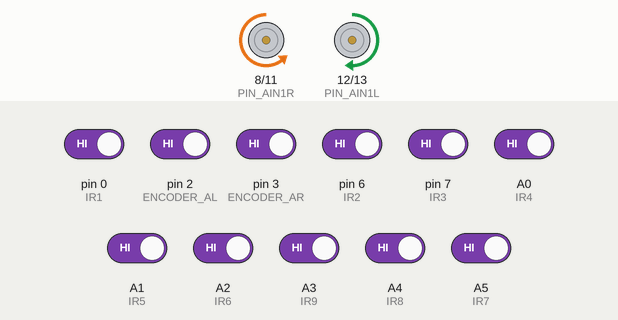
This sketch was run on a simulated Arduino Uno, built with avr-gcc and run on an emulated ATmega328P. On the bench: motor-driver pin pairs drawn as motors (green arrow = first pin HIGH = forward, orange = second pin HIGH = backward, longer = more drive, scaled by the enable pin). The inputs (shaded band) are chosen by the test bench; at power-on: A0 (IR4), A1 (IR5), A2 (IR6), A3 (IR9), A4 (IR8), A5 (IR7), pin 0 (IR1), pin 2 (ENCODER_AL), pin 3 (ENCODER_AR), pin 6 (IR2), pin 7 (IR3) HIGH.

Above: at 1.2 s.
1.3 s: A2 (IR6) driven LOW
At 2.23 s:
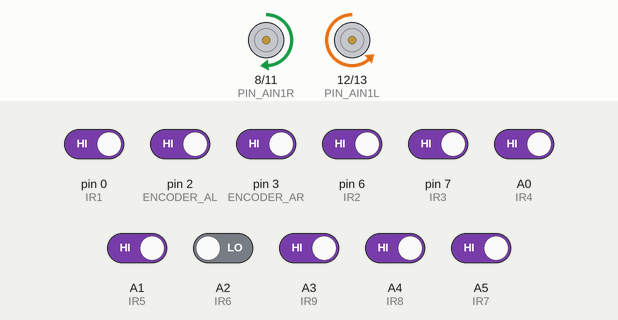
4.3 s: pin 0 (IR1) driven LOW
At 4.62 s:
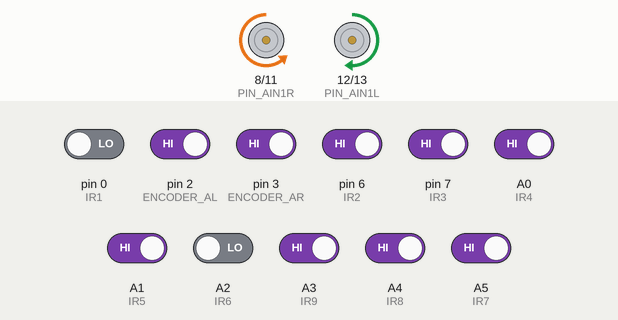
7.3 s: A3 (IR9) driven LOW
At 8.11 s:
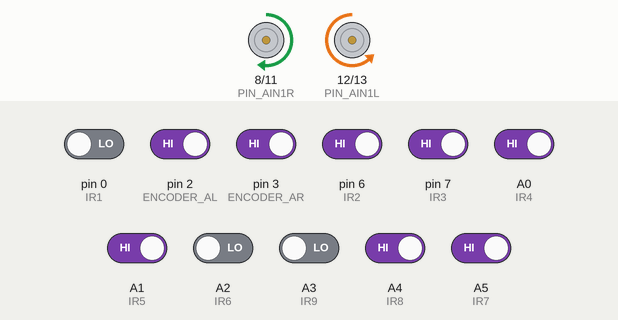
10.3 s: pin 6 (IR2) driven LOW
At 10.49 s:
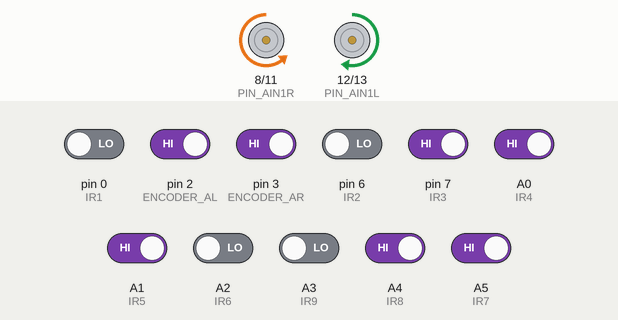
13.3 s: A4 (IR8) driven LOW
At 13.62 s:
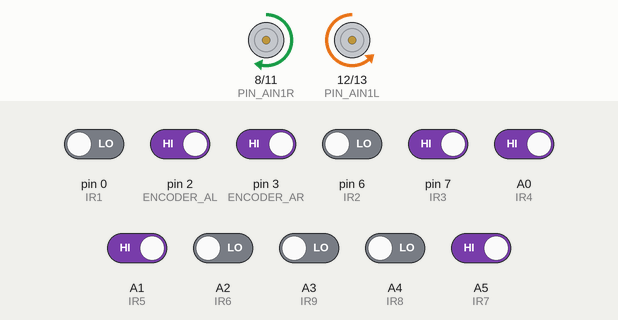
16.3 s: pin 7 (IR3) driven LOW
Timing chart, 0 to 19.9 s (numbered marks = the images above; inputs shaded):
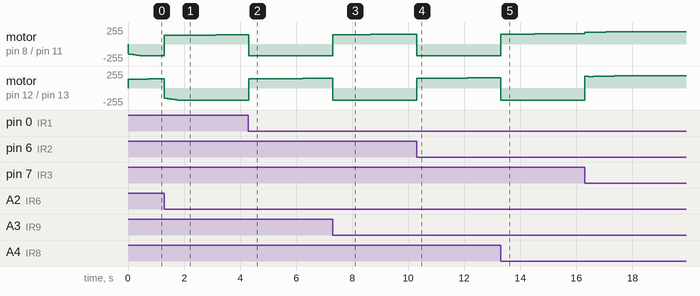

Measured:
- after the input at 1.3 s, motor on pin 8 (PIN_AIN1R) / pin 11 (PIN_AIN2R): moves from backward 178/255 to forward 139/255 over 2.9 s, starting at once
- after the input at 4.3 s, motor on pin 12 (PIN_AIN1L) / pin 13 (PIN_AIN2L): moves from backward 181/255 to forward 145/255 over 2.7 s, starting at once
- after the input at 7.3 s, motor on pin 8 (PIN_AIN1R) / pin 11 (PIN_AIN2R): moves from backward 178/255 to forward 147/255 over 2.8 s, starting at once
- after the input at 10.3 s, motor on pin 12 (PIN_AIN1L) / pin 13 (PIN_AIN2L): moves from backward 181/255 to forward 154/255 over 2.9 s, starting at once
- after the input at 13.3 s, motor on pin 8 (PIN_AIN1R) / pin 11 (PIN_AIN2R): moves from backward 178/255 to forward 155/255 over 2.7 s, starting at once

The sketch:

XunXian_L298_CCD.ino
```cpp
#include <MsTimer2.h>

#define PIN_PWMR 9
#define PIN_AIN2R 11
#define PIN_AIN1R 8
#define ENCODER_AR 3//引发中断
#define ENCODER_BR 5

#define PIN_PWML 10
#define PIN_AIN2L 13
#define PIN_AIN1L 12
#define ENCODER_AL 2//引发中断
#define ENCODER_BL 4
//XY
//红外
#define IR1 0
#define IR2 6
#define IR3 7
#define IR4 A0
#define IR5 A1
#define IR6 A2
#define IR7 A5
#define IR8 A4
#define IR9 A3

#define MAX_TotalSpeed 100000
#define MAX_Motor_Vol 255
#define MAX_deltaVoltL 30//最大左轮修正电压
#define MAX_deltaVoltR 30//最大右轮修正电压


#define GET_SPEED_PERIOD_MS 20

#define RightRatio 1//抵消轮子半径的误差
#define SpeedP (0.05 / 1000000) //每次调整速度的乘数

enum MOTOR_SYNC_MODE {SyncOff, SyncOn} motorSyncMode;//左右电动机同步模式

volatile long encoderValR = 0;
volatile long encoderValL = 0;

volatile long lastEncoderValR = 0;
volatile long lastEncoderValL = 0;

unsigned long lastT = 0;//上次loop微秒值
unsigned long dt = 0;//时间微分，单位微秒

double voltL = 0;
double voltR = 0;
double preVoltL = 0;
double preVoltR = 0;
double deltaVoltPL = 0;//正转时左轮修正电压
double deltaVoltPR = 0;//正转时右轮修正电压
double deltaVoltNL = 0;//反转时左轮修正电压
double deltaVoltNR = 0;//反转时右轮修正电压

int speedR = 0;//实际右轮速度
int speedL = 0;//实际左轮速度

double expSpeedR = 0;//期望右轮速度
double expSpeedL = 0;//期望左轮速度

//double alpha = (double)180 / 180 * PI;

int LastIR[9] = {0};
int IRPort[9] = {IR1, IR2, IR3, IR4, IR5, IR6, IR7, IR8, IR9};

void setup()
{
	pinMode(PIN_PWMR, OUTPUT);
	pinMode(PIN_AIN2R, OUTPUT);
	pinMode(PIN_AIN1R, OUTPUT);
	pinMode(PIN_PWML, OUTPUT);
	pinMode(PIN_AIN2L, OUTPUT);
	pinMode(PIN_AIN1L, OUTPUT);

	pinMode(ENCODER_AR, INPUT);
	pinMode(ENCODER_BR, INPUT);
	pinMode(ENCODER_AL, INPUT);
	pinMode(ENCODER_BL, INPUT);
	pinMode(IR1, INPUT);
	pinMode(IR2, INPUT);
	pinMode(IR3, INPUT);
	pinMode(IR4, INPUT);
	pinMode(IR5, INPUT);
	pinMode(IR6, INPUT);
	pinMode(IR7, INPUT);
	pinMode(IR8, INPUT);
	pinMode(IR9, INPUT);

	attachInterrupt(digitalPinToInterrupt(ENCODER_AR), getEncoderR, CHANGE);
	attachInterrupt(digitalPinToInterrupt(ENCODER_AL), getEncoderL, CHANGE);

	motorSyncMode = SyncOn;

	MsTimer2::set(GET_SPEED_PERIOD_MS, GetSpeed);
	MsTimer2::start();


	TCCR1B = TCCR1B & 0xF8 | 1;//控制pin9 pin10频率，可以是 1, 2, 3, 4, 5
	/* 其中 fff 與對應頻率如下:
	feqT1		Prescaler	Frequency
	1		1			31372.549 Hz
	2		8			3921.569
	3		64			490.196   <--DEFAULT
	4		256			122.549
	5		1024		30.637 Hz */

	//TCCR2B = TCCR2B & 0xF8 | 3;//控制pin11 pin3频率，可以是 1, 2, 3, 4, 5, 6, 7（不要调，会影响MsTimer2)
/*
	feqT2	Prescaler	Frequency
	1		1			31372.549 Hz
	2		8			3921.569
	3		32			980.392
	4		64			490.196   <--DEFAULT
	5		128			245.098
	6		256			122.549
	7		1024		30.637 Hz
 */

	//Serial.begin(115200);
}

/* double LimitSpeed(double speed)
{
	if (speed > MAX_TotalSpeed)
	{
		return MAX_TotalSpeed;
	}
	else if (speed < -MAX_TotalSpeed)
	{
		return -MAX_TotalSpeed;
	}
	else
	{
		return speed;
	}
} */

void getEncoderR(void)
{
	if (digitalRead(ENCODER_AR) == LOW)
	{
		if (digitalRead(ENCODER_BR) == LOW)
		{
			encoderValR--;
		}
		else
		{
			encoderValR++;
		}
	}
	else
	{
		if (digitalRead(ENCODER_BR) == HIGH)
		{
			encoderValR--;
		}
		else
		{
			encoderValR++;
		}
	}
}

void getEncoderL(void)
{
	if (digitalRead(ENCODER_AL) == LOW)
	{
		if (digitalRead(ENCODER_BL) == LOW)
		{
			encoderValL--;
		}
		else
		{
			encoderValL++;
		}
	}
	else
	{
		if (digitalRead(ENCODER_BL) == HIGH)
		{
			encoderValL--;
		}
		else
		{
			encoderValL++;
		}
	}


}

//建议 turnRatio 范围[-1, 1]，执行此函数会自动切换为SyncOn模式
void TurnLeft(double speed, double turnRatio)
{
	motorSyncMode = SyncOn;
	expSpeedR = Limit(RightRatio * speed * (1 - turnRatio), MAX_TotalSpeed);
	expSpeedL = Limit(speed * (1 + turnRatio), MAX_TotalSpeed);

	if (expSpeedL > 0)
	{
		preVoltL = 0.0175 * expSpeedL + 127.54;
	}
	else
	{
		preVoltL = 0.0165 * expSpeedL - 129.96;
	}

	if (expSpeedR > 0)
	{
		preVoltR = 0.0177 * expSpeedR + 131.12;
	}
	else
	{
		preVoltR = 0.0184 * expSpeedR - 132.95;
	}
}

void MotorSync()
{
	switch (motorSyncMode)
	{
	case SyncOn:
		//左轮
		if (expSpeedL > 0)
		{
			deltaVoltPL += (expSpeedL - speedL) * SpeedP * dt;
			voltL = preVoltL + deltaVoltPL;

			//限制deltaVolt
			if (deltaVoltPL > MAX_deltaVoltL){
			deltaVoltPL = MAX_deltaVoltL;
			}else if (deltaVoltPL < -MAX_deltaVoltL){
			deltaVoltPL = -MAX_deltaVoltL;}
		}
		else
		{
			deltaVoltNL += (expSpeedL - speedL) * SpeedP  * dt;
			voltL = preVoltL + deltaVoltNL;

			//限制deltaVolt
			if (deltaVoltNL > MAX_deltaVoltL){
			deltaVoltNL = MAX_deltaVoltL;
			}else if (deltaVoltNL < -MAX_deltaVoltL){
			deltaVoltNL = -MAX_deltaVoltL;}
		}

		//右轮
		if (expSpeedR > 0)
		{
			deltaVoltPR += (expSpeedR - speedR) * SpeedP  * dt;
			voltR = preVoltR + deltaVoltPR;

			//限制deltaVolt
			if (deltaVoltPR > MAX_deltaVoltR){
			deltaVoltPR = MAX_deltaVoltR;
			}else if (deltaVoltPR < -MAX_deltaVoltR){
			deltaVoltPR = -MAX_deltaVoltR;}
		}
		else
		{
			deltaVoltNR += (expSpeedR - speedR) * SpeedP  * dt;
			voltR = preVoltR + deltaVoltNR;

			//限制deltaVolt
			if (deltaVoltNR > MAX_deltaVoltR){
			deltaVoltNR = MAX_deltaVoltR;
			}else if (deltaVoltNR < -MAX_deltaVoltR){
			deltaVoltNR = -MAX_deltaVoltR;}
		}

		//限制volt
		if (voltL > MAX_Motor_Vol){
			voltL = MAX_Motor_Vol;
		}else if (voltL < -MAX_Motor_Vol){
			voltL = -MAX_Motor_Vol;}

		if (voltR > MAX_Motor_Vol){
			voltR = MAX_Motor_Vol;
		}else if (voltR < -MAX_Motor_Vol){
			voltR = -MAX_Motor_Vol;}

		analogWrite(PIN_PWMR, fabs(voltR));
		analogWrite(PIN_PWML, fabs(voltL));

		if (voltL > 0)
		{
			digitalWrite(PIN_AIN2L, LOW);
			digitalWrite(PIN_AIN1L, HIGH);
		}
		else if (voltL < 0)
		{
			digitalWrite(PIN_AIN2L, HIGH);
			digitalWrite(PIN_AIN1L, LOW);
		}
		else
		{
			digitalWrite(PIN_AIN2R, LOW);
			digitalWrite(PIN_AIN1R, LOW);
		}

		if (voltR > 0)
		{
			digitalWrite(PIN_AIN2R, LOW);
			digitalWrite(PIN_AIN1R, HIGH);
		}
		else if (voltR < 0)
		{
			digitalWrite(PIN_AIN2R, HIGH);
			digitalWrite(PIN_AIN1R, LOW);
		}
		else
		{
			digitalWrite(PIN_AIN2R, LOW);
			digitalWrite(PIN_AIN1R, LOW);
		}
		break;
	case SyncOff:
		analogWrite(PIN_PWMR, fabs(voltR));
		analogWrite(PIN_PWML, fabs(voltL));

		if (voltL > 0)
		{
			digitalWrite(PIN_AIN2L, LOW);
			digitalWrite(PIN_AIN1L, HIGH);
		}
		else if (voltL < 0)
		{
			digitalWrite(PIN_AIN2L, HIGH);
			digitalWrite(PIN_AIN1L, LOW);
		}
		else
		{
			digitalWrite(PIN_AIN2R, LOW);
			digitalWrite(PIN_AIN1R, LOW);
		}

		if (voltR > 0)
		{
			digitalWrite(PIN_AIN2R, LOW);
			digitalWrite(PIN_AIN1R, HIGH);
		}
		else if (voltR < 0)
		{
			digitalWrite(PIN_AIN2R, HIGH);
			digitalWrite(PIN_AIN1R, LOW);
		}
		else
		{
			digitalWrite(PIN_AIN2R, LOW);
			digitalWrite(PIN_AIN1R, LOW);
		}
		break;
	default:
		break;
	}
}

void PrintData()
{
	Serial.print("\nSL ");
	Serial.print(speedL);
	Serial.print(",SR ");
	Serial.print(speedR);
	Serial.print(",ExpL ");
	Serial.print(expSpeedL);
	Serial.print(",ExpR ");
	Serial.print(expSpeedR);
	Serial.print(",VoltL ");
	Serial.print(voltL);
	Serial.print(",VoltR ");
	Serial.print(voltR);

	// Serial.print(",dVPL ");
	// Serial.print(deltaVoltPL);
	// Serial.print(",dVPR ");
	// Serial.print(deltaVoltPR);
	// Serial.print(",dVNL ");
	// Serial.print(deltaVoltNL);
	// Serial.print(",dVNR ");
	// Serial.print(deltaVoltNL);

	// Serial.print(" dt= ");
	// Serial.print(dt / 100);
	// Serial.print(digitalRead(IR1));
	// Serial.print(digitalRead(IR2));
	// Serial.print(digitalRead(IR3));
	// Serial.print(digitalRead(IR4));
	// Serial.print(digitalRead(IR5));
	// Serial.print(digitalRead(IR6));
	// Serial.print(digitalRead(IR7));
	// Serial.print(digitalRead(IR8));
	// Serial.print(digitalRead(IR9));
	// Serial.print('\n');

}

void GetSpeed()
{
	speedR = (encoderValR - lastEncoderValR) * 1000 / GET_SPEED_PERIOD_MS;
	speedL = (encoderValL - lastEncoderValL) * 1000 / GET_SPEED_PERIOD_MS;

	lastEncoderValR = encoderValR;
	lastEncoderValL = encoderValL;

}

//将IR1~9存入数组IRGroup
void SaveIR(int * IRGroup)
{
	IRGroup[0] = digitalRead(IR1);
	IRGroup[1] = digitalRead(IR2);
	IRGroup[2] = digitalRead(IR3);
	IRGroup[3] = digitalRead(IR4);
	IRGroup[4] = digitalRead(IR5);
	IRGroup[5] = digitalRead(IR6);
	IRGroup[6] = digitalRead(IR7);
	IRGroup[7] = digitalRead(IR8);
	IRGroup[8] = digitalRead(IR9);
}

//返回平均IR值，Type值为0时从传感器读入，否则从传入的数组中读入
double IRAvgVal(int* Type)
{
	int total = 0;
	int weightedNum = 0;
	if (Type == 0)
	{
		total = IRSignNum(0);

		if (total == 0)
		{
			return 5;
		}
		else
		{
			for (int i = 0; i < 9; i++)
			{
				weightedNum += (i + 1) * digitalRead(IRPort[i]);
			}
			return (double)weightedNum / total;
		}
	}
	else
	{
		total = IRSignNum(Type);
		if (total == 0)
		{
			return 5;
		}
		else
		{
			for (int i = 0; i < 9; i++)
			{
				weightedNum += (i + 1) * Type[i];
			}
			return (double)weightedNum / total;
		}
	}
}

//返回有信号的IR传感器数，传入0时从传感器读取，否则从数组中读取
int IRSignNum(int* Type)
{
	int Result = 0;
	if (Type == 0)
	{
		for (int i = 0; i < 9; i++)
		{
			Result += digitalRead(IRPort[i]);
		}
	}
	else
	{
		for (int i = 0; i < 9; i++)
		{
			Result += Type[i];
		}
	}
	return Result;
}

//返回限制在[-MAX_value, MAX_value]的数
double Limit(double value, double MAX_value)
{
	if (value > MAX_value)
	{
		return MAX_value;
	}
	else if (value < -MAX_value)
	{
		return -MAX_value;
	}
	else
	{
		return value;
	}
}

void loop()
{
	//PrintData();
	dt = micros() - lastT;
	lastT = micros();

 	if (encoderValR > 2000000000){
		encoderValR -= 2000000000;
		lastEncoderValR -= 2000000000;
	}else if (encoderValR < -2000000000){
		encoderValR += 2000000000;
		lastEncoderValR += 2000000000;
	}
	if (encoderValL > 2000000000){
		encoderValL -= 2000000000;
		lastEncoderValL -= 2000000000;
	}else if (encoderValL < -2000000000){
		encoderValL += 2000000000;
		lastEncoderValL += 2000000000;
	}
	MotorControl();
	MotorSync();
}

void MotorControl()
{
	static double MAX_speedControl = 1500;
	static double turnP = 1;//转弯比例系数
	static double turnD = 0.05;//转弯微分系数
	static double atanValue = 1.5;
	static unsigned long DDt = 150000;//微分▲t，单位微秒
	static double MAX_turnRatio = 1.01;//最大转弯系数
	static double MAX_turnRatioD = 0.5;//最大微分项的值

	static double turnRatioP = 0;//比例项
	static double turnRatioD = 0;//微分项
	static double turnRatio = 0;//总转弯系数
	static double lastDAvg = 5;//上一个▲t的平均值
	static double DAvg = 0;//当前▲t的平均值
	static double speedControl = MAX_speedControl;//控制的速度
	static unsigned long sumDt = 0;

	if (IRSignNum(0) != 0)
	{
		//SaveIR(LastIR);
		//比例项计算
		turnRatioP = (double)turnP * atan(atanValue * (IRAvgVal(0) - 5) / 4) / atan(atanValue);

		//微分项计算
		sumDt += dt;
		if (sumDt <= DDt)
		{
			DAvg += IRAvgVal(0) * dt / DDt;
		}
		else
		{
			turnRatioD = (DAvg - lastDAvg) * 1000000 / DDt;
			lastDAvg = DAvg;
			sumDt = 0;
			DAvg = 0;
		}
		turnRatioD = Limit(turnRatioD, MAX_turnRatioD);
		turnRatio = turnRatioD + turnRatioP;
		turnRatio = Limit(turnRatio, MAX_turnRatio);

		if (IRSignNum(0) > 3)
		{
			if (turnRatioP < 0)
			{
				turnRatio = -1.1;
			}
			else
			{
				turnRatio = 1.1;
			}
			speedControl = 1000;
		}
	}

	TurnLeft((double)speedControl * (1 - 0.4 * fabs(turnRatio)), turnRatio);

	if (speedControl < MAX_speedControl)
	{
		speedControl += (double)dt / 3000;
	}

/* 	static long counter = 0;
	static int speed = 0;
	if (fabs(expSpeedR - speedR) <= 50)
	{
		counter += dt;
		if (counter > 1500000)
		{
			speed -= 25;
			counter = 0;
			PrintData();
		}
	}
	else
	{
		counter -= dt;
	}
	TurnLeft(speed, -1); */
/* 	static unsigned long lT1 = 0;
	if (micros() - lT1 > 20000000)
	{
		lT1 = micros();
	}
	else if (micros() - lT1 > 16000000)
	{
		TurnLeft(-1000, 0);
	}
	else if (micros() - lT1 > 12000000)
	{
		TurnLeft(0, 0);
	}
	else if (micros() - lT1 > 8000000)
	{
		TurnLeft(1000, 0);
	}
	else if (micros() - lT1 > 4000000)
	{
		TurnLeft(500, 0);
	}
	 */
}
```
